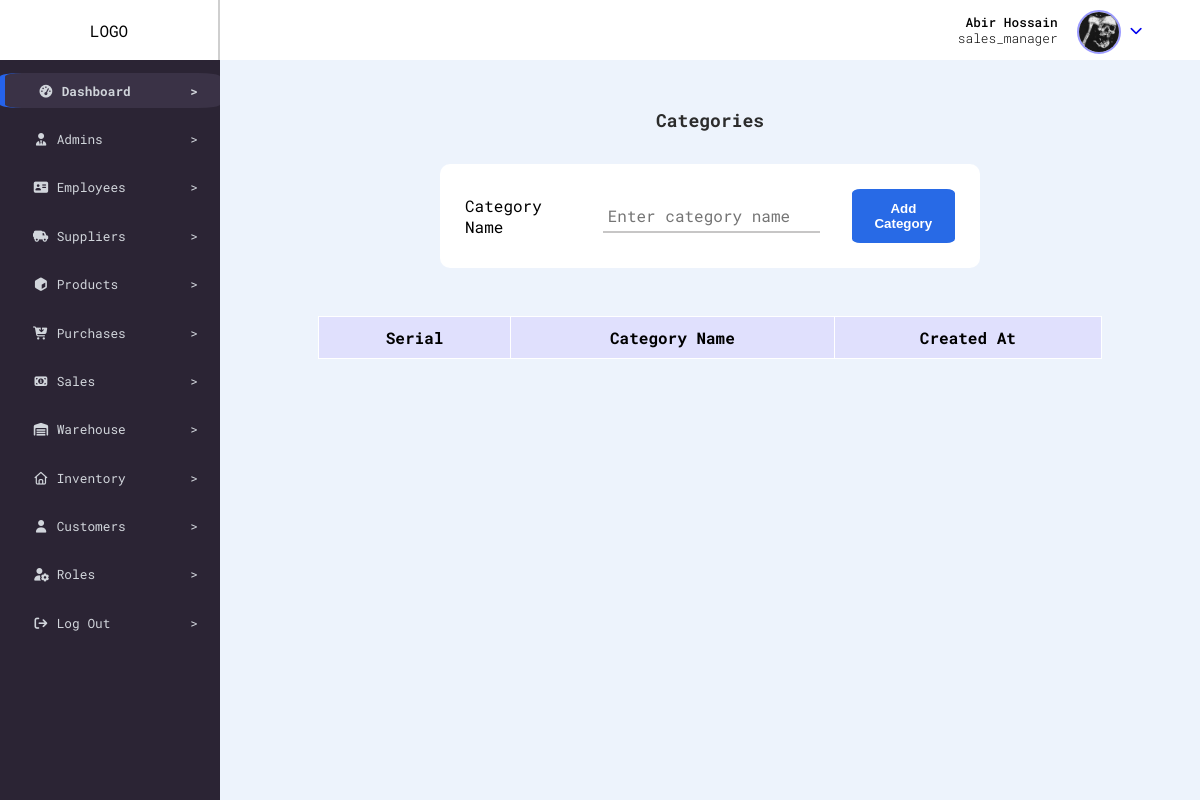
Before: /dashboard.php?view=categories (signed in) with the older database file.
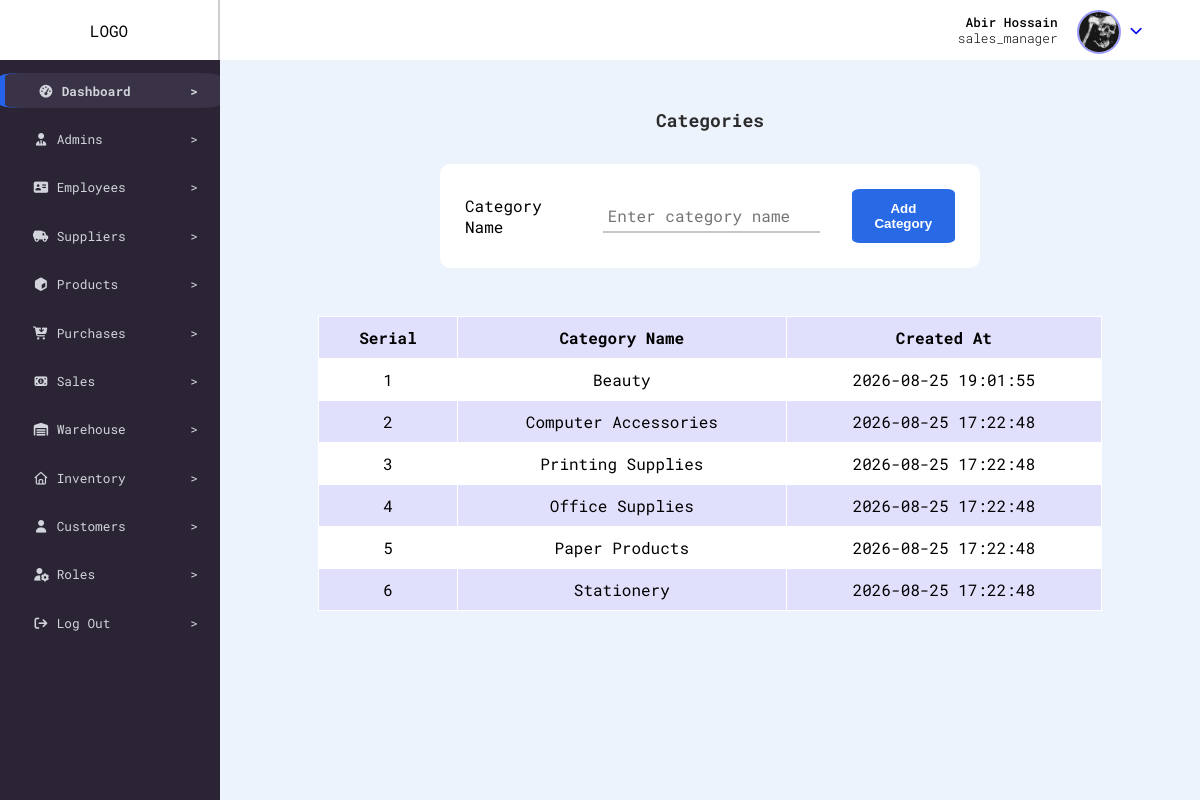
After: the same page with the newer database file.
### tables this page shows
CREATE TABLE `categories` (
  `category_id` int(11) NOT NULL,
  `category_name` varchar(20) NOT NULL,
  `created_at` timestamp NOT NULL DEFAULT current_timestamp()
);

### config/db.config.php (called while the page is built)
<?php
function dbQuery(string $query){
  $host = 'localhost';
  $port = 3308;
  $dbname = 'sme_inventory';
  $username = 'root';
  $password = '';
  $pdo = new PDO("mysql:host={$host};port={$port};dbname={$dbname}",$username,$password,[
    PDO::ATTR_ERRMODE =>  PDO::ERRMODE_EXCEPTION
    ]);
    $stmt = $pdo->prepare($query);
    $stmt->execute();
    $result = $stmt->fetchAll(PDO::FETCH_ASSOC);
    return $result;
  }
  ?>

### views/categories.views.php (the view)
<?php
$categories = dbQuery("SELECT * FROM categories ORDER BY category_id DESC");
?>
<div class="category_container">
  <div class="category_caption">
    Categories
  </div>
  <form action="actions/add_category.php" method="POST">
    <div>
      <label>Category Name</label>
      <input class="special_field" type="text" name="category_name" placeholder="Enter category name" required>
    </div>
    <button type="submit">
      Add Category
    </button>
  </form>
  <div class="category_table">
    <table>
      <tr>
        <th>Serial</th>
        <th>Category Name</th>
        <th>Created At</th>
      </tr>
      <?php for ($i = 0; $i < count($categories); $i++) : ?>
        <tr>
          <td>
            <?= $i + 1 ?>
          </td>
          <td>
            <?= $categories[$i]['category_name'] ?>
          </td>
          <td>
            <?= $categories[$i]['created_at'] ?>
          </td>
        </tr>
      <?php endfor; ?>
    </table>
  </div>
</div>

### dashboard.php (shortened to what this page needs)
<?php
if (!empty($_SESSION['user_id'])) :
  include __DIR__ . '/views/header.php';
  include __DIR__ . '/config/db.config.php';
?>
  <?php
  $sidebarArr = [
    'Dashboard' => 'fa-solid fa-gauge-high',
    'Admins' => 'fa-solid fa-user-tie',
    'Employees' => 'fa-solid fa-address-card',
    'Suppliers' => 'fa-solid fa-truck-field',
    'Products' => 'fa-solid fa-cube',
    'Purchases' => 'fa-solid fa-cart-arrow-down',
    'Sales' => 'fa-solid fa-money-bill-1',
    'Warehouse' => 'fa-solid fa-warehouse',
    'Inventory' => 'fa-regular fa-house',
    'Customers' => 'fa-solid fa-user',
    'Roles' => 'fa-solid fa-user-gear',
    'Log Out' => 'fa-solid fa-arrow-right-from-bracket'
  ];
  $keys = array_keys($sidebarArr);
  ?>
  <div class="dashboard_container">
    <nav>
      <?php include __DIR__ . '/inc/navbar.inc.php' ?>
    </nav>
    <aside>
      <?php foreach ($keys as $key) : ?>
        <a href="<?= !empty($_GET['aside']) && $_GET['aside'] === $key ? 'dashboard.php' : '?aside=' . $key; ?>">
          <div class="item <?= $_SESSION['active_sidebar'] === $key ? 'active' : ''; ?>">
            <div>
              <i class="<?= $sidebarArr[$key]; ?>"></i>
              <?= $key; ?>
            </div>
            <span>></span>
          </div>
        </a>
      <?php endforeach; ?>
      <div class="empty_space">
      </div>
    </aside>
    <div class="main">
      <?php if (!empty($_GET['view']) && $_GET['view'] == 'categories') include __DIR__ . '/views/categories.views.php'; ?>
    </div>
  </div>
  </body>
  </html>
<?php else : header('Location: login.php');
  die();
endif; ?>

Changed rows visible on the page:
added categories: category_name "Beauty", created_at "2026-08-25 19:01:55"
added categories: category_name "Computer Accessories", created_at "2026-08-25 17:22:48"
added categories: category_name "Printing Supplies", created_at "2026-08-25 17:22:48"
added categories: category_name "Office Supplies", created_at "2026-08-25 17:22:48"
added categories: category_name "Paper Products", created_at "2026-08-25 17:22:48"
added categories: category_name "Stationery", created_at "2026-08-25 17:22:48"
